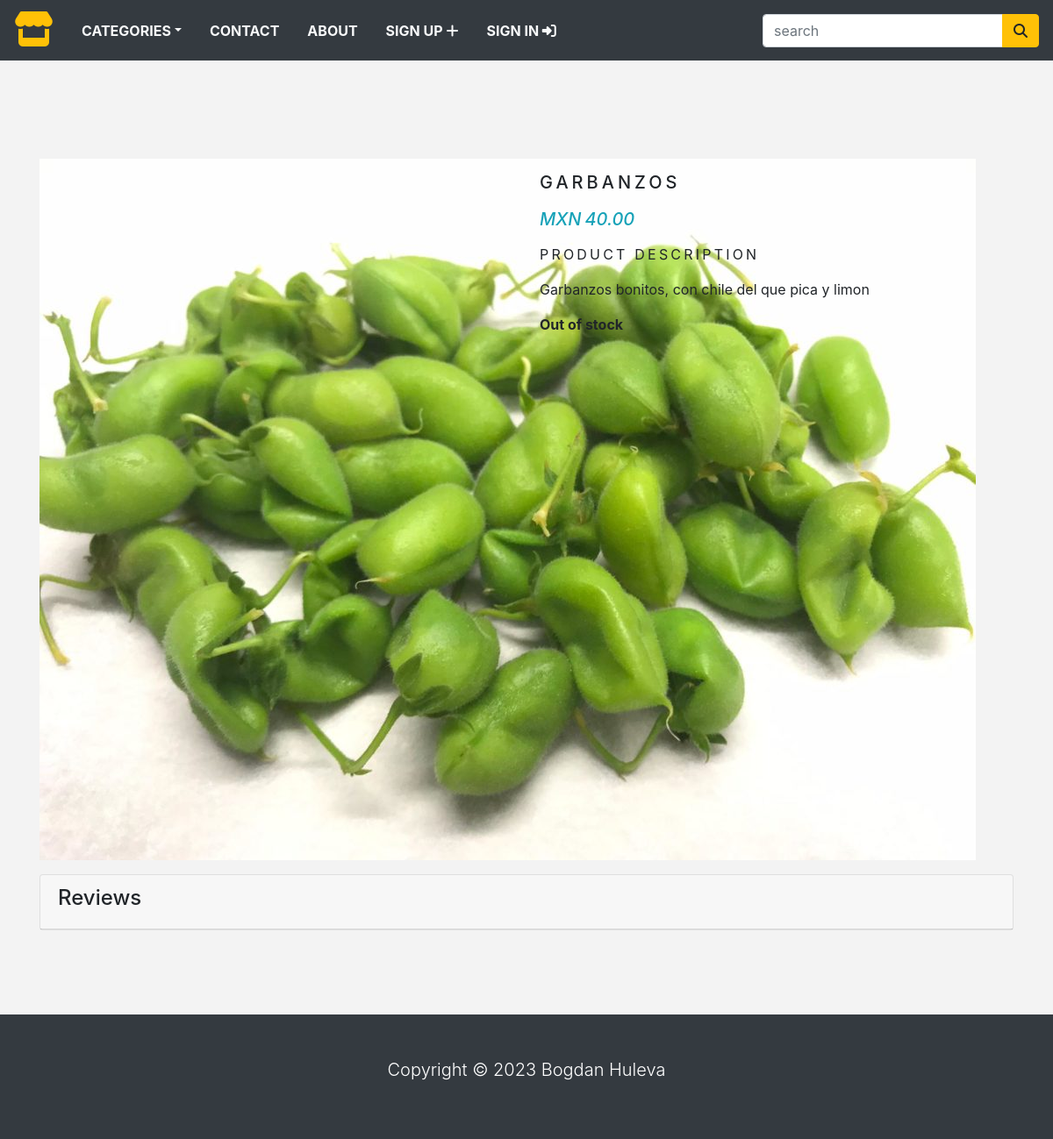
The page /category/food/garbanzos on the database as committed earlier.
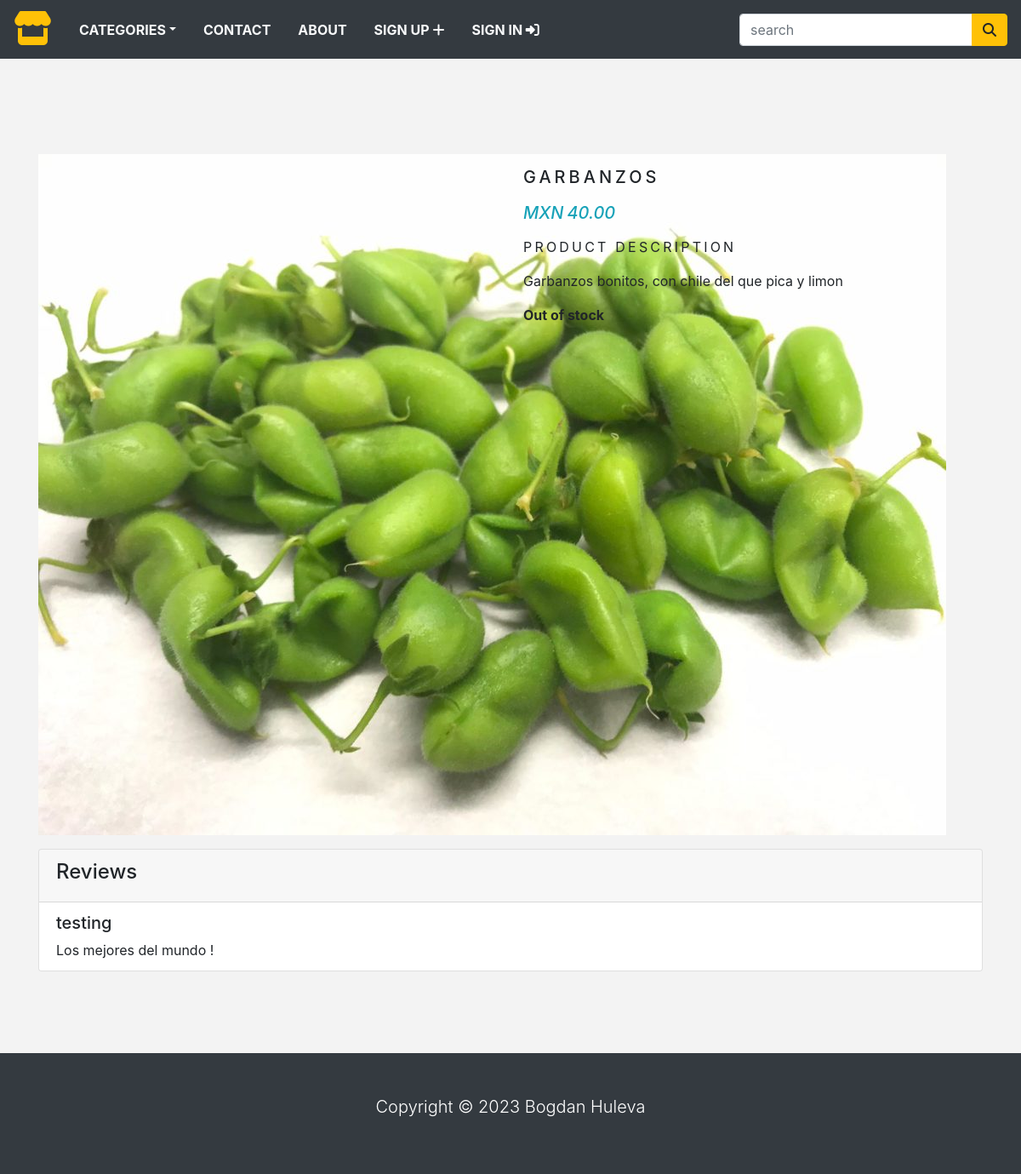
The same page on the database as committed later.
### store/models.py (models this page shows, shortened)
class Review(models.Model):
    product = models.ForeignKey(Product, on_delete=models.CASCADE)
    user = models.ForeignKey(User, on_delete=models.CASCADE)
    content = models.CharField(max_length=500)

### store/views.py (the view)
# urls.py: path('category/<slug:category_slug>/<slug:product_slug>', views.productPage, name="product_detail"),
def productPage(request, category_slug, product_slug):
    try:
        product = Product.objects.get(category__slug=category_slug, slug=product_slug)
    except Exception as e:
        raise e
    if request.method == 'POST' and request.user.is_authenticated and request.POST['content'].strip() != '':
        Review.objects.create(product=product,
                              user=request.user,
                              content=request.POST['content'])
    reviews = Review.objects.filter(product=product)
    return render(request, 'product.html', {'product': product, 'reviews': reviews})

### store/context_processors.py (called while the page is built)
def counter(request):
    item_count = 0
    if 'admin' in request.path:
        return {}
    else:
        try:
            cart = Cart.objects.filter(cart_id=_cart_id(request))
            cart_items = CartItem.objects.all().filter(cart=cart[:1])
            for cart_item in cart_items:
                item_count += cart_item.quantity
        except Cart.DoesNotExist:
            item_count = 0
    return dict(item_count = item_count)

def menu_links(request):
    links = Category.objects.all()
    return dict(links=links)

### store/models.py (called while the page is built)
    def get_url(self):
        return reverse('products_by_category', args=[self.slug])

### store/views.py (called while the page is built)
def _cart_id(request):
    cart = request.session.session_key
    if not cart:
        cart = request.session.create()
    return cart

### store/templates/product.html (shortened to what this page needs)
{% extends 'base.html' %}
{% load static %}
{% block content %}
<div class="container py-5">
    <div class="row mt-5">
        <div class="col-10 mx-auto col-md-6 my-3">
            <img src="{{product.image.url}}" alt="">
        </div>
        <div class="col-10 mx-auto col-md-6 my-3">
            <div>
                <h1 class="product_title">{{product.name}}</h1>
                <h5 class="text-info font-italic mb-3">
                    <span class = "mr-1">MXN</span>{{product.price}}
                </h5>
                <p class="product_description">Product Description</p>
                <p class="text-justify product-text">{{product.description}}</p>
                {% if product.stock <= 0 %}
                <p class="text-justify product-text"><b>Out of stock</b></p>
                {% else %}
                <a href="{% url 'add_cart' product.id %}">
                <button type="button" name="button" class="btn btn-secondary">Add to Cart</button>
                </a>
                {% endif %}
            </div>
        </div>
    </div>
    <div class="card">
        <div class="card-header">
          <h4>Reviews</h4>
        </div>
        {% if reviews.count > 0 %}
        <ul class="list-group list-group-flush">
            {% for review in reviews %}
                    <li class="list-group-item"><h5>{{ review.user.username }}</h5>
                    <p class="card-text">{{ review.content }}</p>
                    </li>
            {% endfor %}
        </ul>
        {% endif %}
      </div>
</div>
{% endblock %}

Rows that differ between the two databases and show on the page:
added Review: user.username "testing", content "Los mejores del mundo !"
